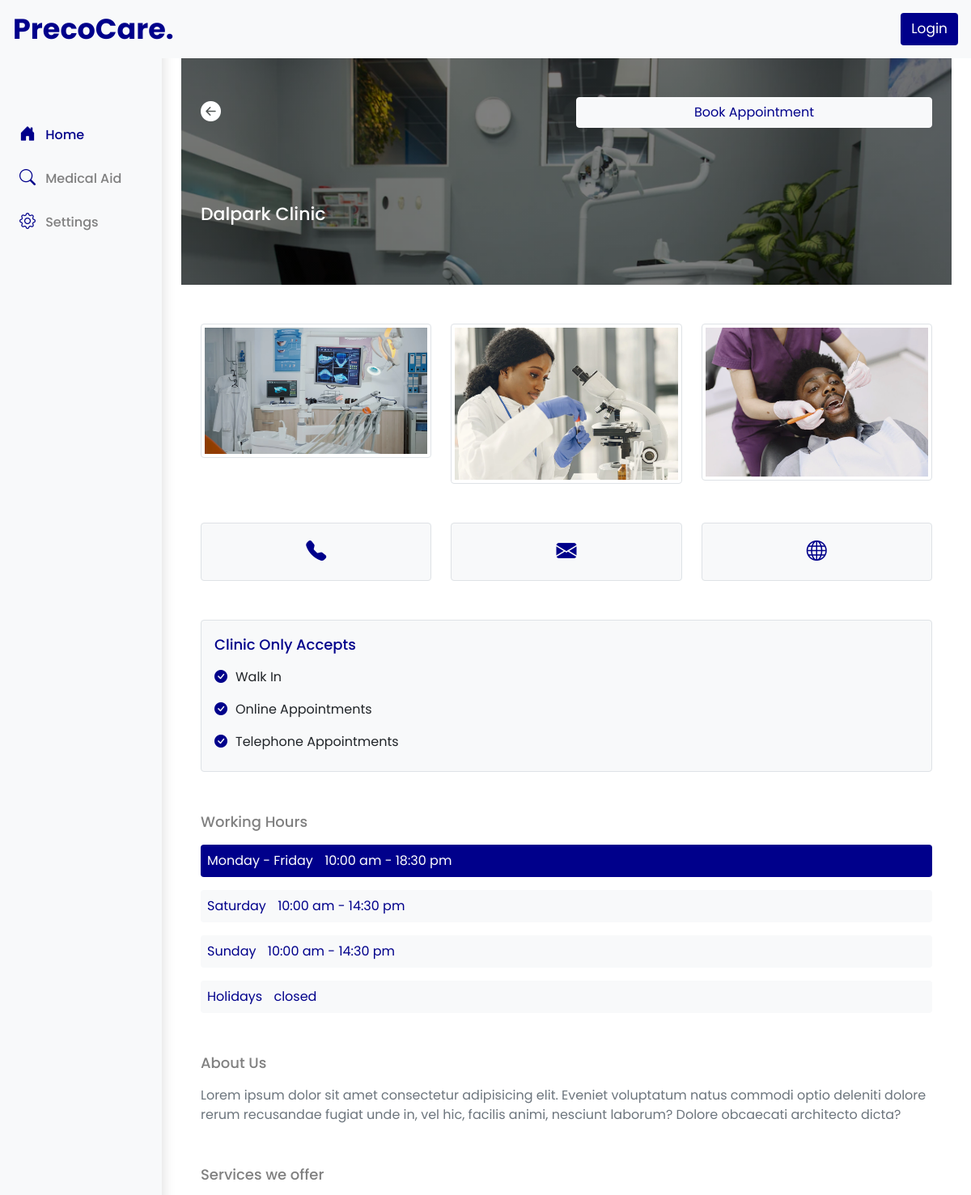
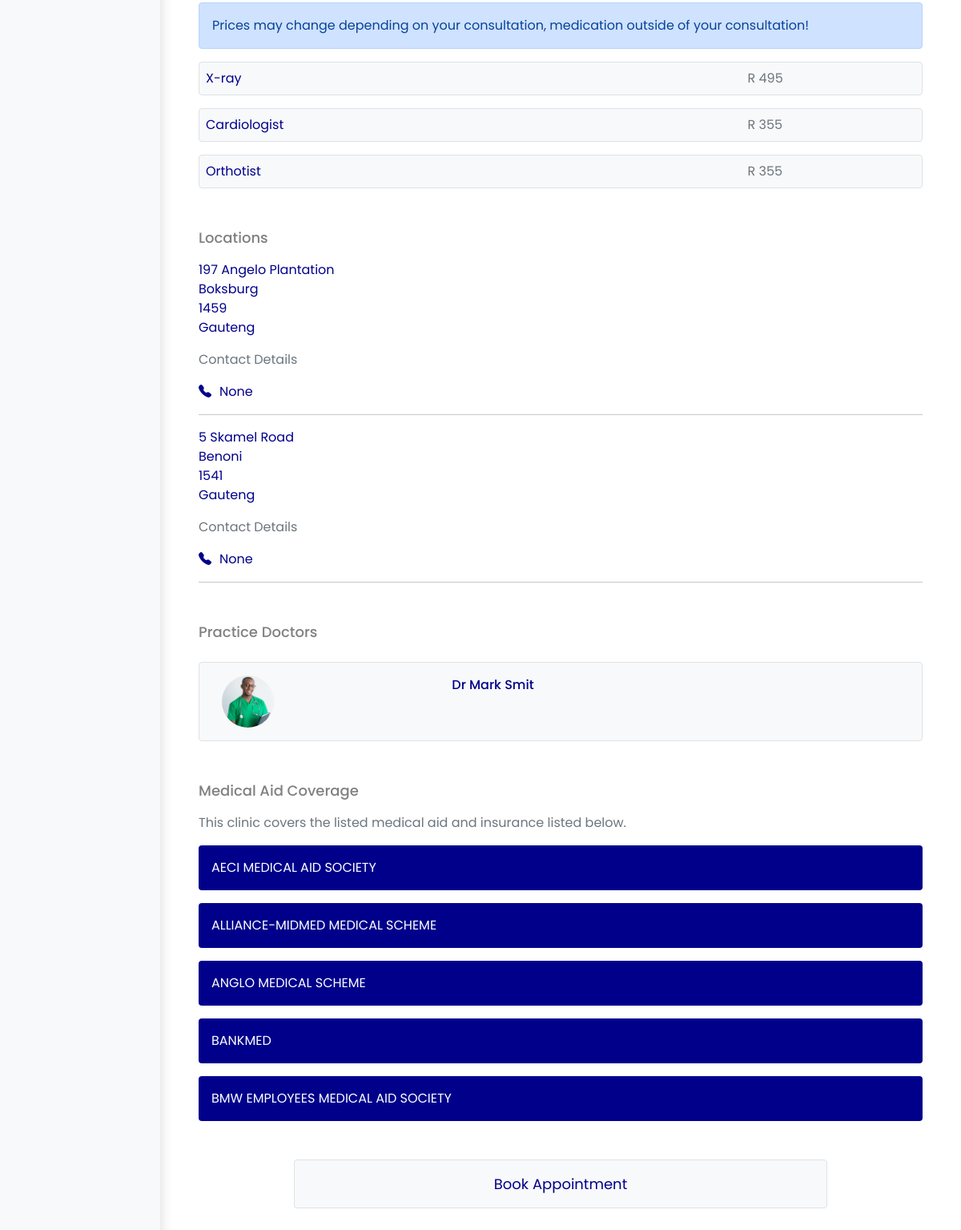
Page /clinic/2 on the committed database (2 pictures, top to bottom).
### precocare/models.py (models this page shows, shortened)
class ClinicModel(models.Model):
    user = models.ForeignKey(User,null=True, on_delete=models.CASCADE,blank=True,default=None , related_name='owner')
    clinic_name = models.CharField(max_length=500,null=True)
    contact1 = models.CharField(max_length=50,null=True)
    contact2 = models.CharField(max_length=50,null=True)
    emial = models.CharField(max_length=50,null=True)
    about_clinic = models.TextField(blank = True)
    street = models.CharField(max_length=500,null=True)
    province = models.CharField(max_length=500,null=True)
    suburb = models.CharField(max_length=500,null=True)
    zipcode = models.CharField(max_length=500,null=True)
    mon_fri_hours = models.CharField(max_length=500,null=True)
    saturday = models.CharField(max_length=500,null=True)
    sunday = models.CharField(max_length=500,null=True)
    holidays = models.CharField(max_length=500,null=True)
    clinic_type = models.CharField(max_length=100,null=True)
    clinic_doctors = models.ManyToManyField(DoctorModel,related_name="physicians",blank=True,default=None)
    clinic_admins = models.ManyToManyField(AdministratorModel,related_name="admins",default=None)
    profile_set = models.CharField(max_length=50,null=True, default='No' ,blank=True)
    clinic_status = models.CharField(max_length=200,null=True ,blank=True,default="Disabled")
    insurance_cover = models.ManyToManyField(InsuranceModel,related_name="medical_scheme",blank=True,default=None)
    date_created = models.DateTimeField(auto_now_add=True, null=True)
    hero_image = models.ImageField(null=True, blank=True,upload_to='files/clinics')
    sub_image1 = models.ImageField(null=True, blank=True,upload_to='files/clinics')
    sub_image2 = models.ImageField(null=True, blank=True,upload_to='files/clinics')
    sub_image3 = models.ImageField(null=True, blank=True,upload_to='files/clinics')
    walk_in = models.CharField(max_length=50,null=True, default='No' ,blank=True)
    online_appointments = models.CharField(max_length=50,null=True, default='No' ,blank=True)
    telephone_appointments = models.CharField(max_length=50,null=True, default='No' ,blank=True)
    website = models.CharField(max_length=1000,null=True,blank=True)

class ServiceModel(models.Model):
    clinic_id = models.ForeignKey(ClinicModel, on_delete=models.CASCADE , blank=True, related_name="service_clinic", default=None)
    service_name = models.CharField(max_length=500,null=True)
    service_fee = models.CharField(max_length=500,null=True)

class ClinicLocationsModel(models.Model):
    clinic_id = models.ForeignKey(ClinicModel, on_delete=models.CASCADE , blank=True, related_name="clinic_location", default=None)
    clinic_name = models.CharField(max_length=1000,null=True)
    province = models.CharField(max_length=1000,null=True)
    suburb = models.CharField(max_length=1000,null=True)
    street = models.CharField(max_length=1000,null=True)
    zipcode = models.CharField(max_length=1000,null=True)
    contact1 = models.CharField(max_length=50,null=True)
    contact2 = models.CharField(max_length=50,null=True)
    date_created = models.DateTimeField(auto_now_add=True, null=True)

class DoctorModel(models.Model):
    user = models.OneToOneField(User,null=True, on_delete=models.CASCADE)
    first_name = models.CharField(max_length=200,null=True)
    last_name = models.CharField(max_length=200,null=True)
    about_doctor = models.TextField(blank = True)
    registration_number = models.CharField(max_length=500,null=True)
    mobile_number = models.CharField(max_length=50,null=True)
    email = models.CharField(max_length=200,null=True)
    verified = models.CharField(max_length=100,null=True, default='No' ,blank=True)
    doctor_license = models.CharField(max_length=500,null=True,unique=True)
    profile_set = models.CharField(max_length=50,null=True, default='No' ,blank=True)
    date_created = models.DateTimeField(auto_now_add=True, null=True)
    profile_pic = models.ImageField(null=True, blank=True,upload_to='files/doctorprofile')

class InsuranceModel(models.Model):
    name = models.CharField(max_length=500,null=True)
    date_created = models.DateTimeField(auto_now_add=True, null=True)

### precocare/views.py (the view, shortened to what this page needs)
# urls.py: path('clinic/<int:clinic_id>', views.ClinicPage,name="clinic"),
def ClinicPage(request,clinic_id):
    clinic = ClinicModel.objects.get(id = clinic_id)
    doctors = clinic.clinic_doctors.all()
    services = ServiceModel.objects.filter(clinic_id = clinic_id)
    locations = ClinicLocationsModel.objects.filter(clinic_id = clinic_id)
    insurance_list = clinic.insurance_cover.all()
    context = {
        "clinic" : clinic,
        "doctors_list" : doctors,
        "services" : services,
        "locations_list" : locations,
        "insurance_list" : insurance_list
    }
    return render(request, "precocare/clinic.html",context)

### precocare/templates/precocare/clinic.html (shortened to what this page needs)
{% extends 'precocare/base.html' %}
{% block content %}
    <section>
        {% if clinic.hero_image %}
        <div class="clinic-hero" style=" background-size: cover;background-image: linear-gradient(rgba(0, 0, 0, 0.5),rgba(0, 0, 0, 0.5)), url({{clinic.hero_image.url}});">
        {% else %}
        <div class="clinic-hero">
        {% endif %}
            <div class="container pt-5">
                <div class="row">
                    <div class="col">
                        <button class="p-0 m-0" onclick="history.back()" style="border: none; background-color: transparent;">
                            <i class="bi bi-arrow-left-circle-fill" style="color: white; font-size: 25px;"></i>
                        </button>
                    </div>
                    <div class="col">
                        {% if clinic.online_appointments == 'Yes'%}
                        <button style="color: darkblue; width: 100%;" class="btn btn-light" data-bs-toggle="offcanvas" data-bs-target="#applicationform" aria-controls="applicationform">Book Appointment</button>
                        {% endif %}
                    </div>
                </div>
                <p class="clinic-name">{{clinic.clinic_name}}</p>
            </div>
        </div>
        <section class="clinic-images mt-5 container">
            <div class="row" >
                <div class="col-6 col-lg">
                    {% if  clinic.sub_image1 %}
                    <img src="{{clinic.sub_image1.url}}" class="img-thumbnail" alt="...">
                    {% else %}
                    <div class="img-container rounded"></div>
                    {% endif %}
                </div>
                <div class="col-6 col-lg">
                    {% if  clinic.sub_image2 %}
                    <img src="{{clinic.sub_image2.url}}" class="img-thumbnail" alt="...">
                    {% else %}
                    <div class="img-container rounded"></div>
                    {% endif %}
                </div>
                <div class="col-12 col-lg">
                    {% if  clinic.sub_image3 %}
                    <img src="{{clinic.sub_image3.url}}" class="img-thumbnail" alt="...">
                    {% else %}
                    <div class="img-container rounded"></div>
                    {% endif %}
                </div>
            </div>
        </section>
        <section class="mt-5">
            <div class="container">
                <div class="row gx-4">
                  <div class="col">
                    <a href="#contactdetails" style="text-decoration: none;">
                        <div class="p-2  py-3 border bg-light rounded">
                            <center>
                                <i class="bi bi-telephone-fill clinic-icons"></i>
                            </center>
                        </div>
                    </a>
                  </div>
                  <div class="col">
                    {% if clinic.emial %}
                    <a href="mailto:{{clinic.emial}}" style="text-decoration: none;">
                        <div class="p-2  py-3 border bg-light rounded">
                            <center>
                            <i class="bi bi-envelope-fill clinic-icons"></i>
                            </center>
                        </div>
                    </a>
                    {% else %}
                    <div class="p-2  py-3 border bg-light rounded">
                        <center>
                        <i class="bi bi-envelope-fill clinic-icons"></i>
                        </center>
                    </div>
                    {% endif %}
                  </div>
                  <div class="col">
                    {% if clinic.website %}
                    <a href="{{clinic.website}}" target="_blank">
                        <div class="p-2  py-3 border bg-light rounded">
                            <center>
                            <i class="bi bi-globe clinic-icons"></i>
                            </center>
                        </div>
                    </a>
                    {% else %}
                    <div class="p-2  py-3 border bg-light rounded">
                        <center>
                        <i class="bi bi-globe clinic-icons"></i>
                        </center>
                    </div>
                    {% endif %}
                  </div>
                </div>
            </div>
        </section>
        <section class="mt-5 container">
            <div class="alert border bg-light" role="alert">
                <p class="main-headings" style="color: darkblue;">Clinic Only Accepts</p>
                {% if clinic.walk_in == 'Yes'%}
                <p><i class="bi bi-check-circle-fill" style="color: darkblue; padding-right: 10px;"></i>Walk In</p>
                {% endif %}
                {% if clinic.online_appointments == 'Yes'%}
                <p><i class="bi bi-check-circle-fill" style="color: darkblue; padding-right: 10px;"></i>Online Appointments</p>
                {% endif %}
                {% if clinic.telephone_appointments == 'Yes'%}
                <p class="mb-2"><i class="bi bi-check-circle-fill" style="color: darkblue; padding-right: 10px;"></i>Telephone Appointments</p>
                {% endif %}
            </div>
        </section>
        <section class="working-hours mt-5 container">
            <p class="main-headings m-0">Working Hours</p>
            <p class="p-2 rounded text-white" style="background-color: darkblue;">Monday - Friday <span style="padding-left: 10px;;">{{clinic.mon_fri_hours}}</span></p>
            <p class="p-2 rounded bg-light" style="color: darkblue;">Saturday <span style="padding-left: 10px;;">{{clinic.saturday}}</span></p>
            <p class="p-2 rounded bg-light" style="color: darkblue;">Sunday <span style="padding-left: 10px;;">{{clinic.sunday}}</span></p>
            <p class="p-2 rounded bg-light" style="color: darkblue;">Holidays <span style="padding-left: 10px;;">{{clinic.holidays}}</span></p>
        </section>
        <section class="about-clinic mt-5 container">
            <p class="main-headings m-0">About Us</p>
            <p class="text-secondary">{{clinic.about_clinic}}</p>
        </section>
        <section class="clinic-services container mt-5">
            <p class="main-headings m-0">Services we offer</p>
            <div class="alert alert-primary" role="alert">
                Prices may change depending on your consultation, medication outside of your consultation!
            </div>
            {% for service in services%}
                <div class="row m-0 p-2 border bg-light rounded mb-3" style="color: darkblue;">
                    <div class="col p-0">
                        <p class="m-0"> {{service.service_name}}</p>
                    </div>
                    <div class="col-3 text-secondary">
                        R {{service.service_fee}}
                    </div>
                </div>
            {% endfor %}
        </section>
        <section class="clinic-location mt-5 container" id="contactdetails">
            <p class="main-headings m-0">Locations</p>
            {% for location in locations_list %}
            <p class="m-0" style="color: darkblue;">{{location.street}}</p>
            <p class="m-0" style="color: darkblue;">{{location.suburb}}</p>
            <p class="m-0" style="color: darkblue;">{{location.zipcode}}</p>
            <p style="color: darkblue;">{{location.province}}</p>
            <p class="text-secondary">Contact Details</p>
            <a href="tel:{{location.contact1}}" style="text-decoration: none;">
                <p class="m-0" style="color: darkblue;"><i class="bi bi-telephone-fill" style="color: darkblue; padding-right: 10px;"></i>{{location.contact1}}</p>
            </a>
            <hr>
            {% endfor %}
        </section>
        <section class="clinic-doctors mt-5 container">
            <p class="main-headings m-0">Practice Doctors</p>
            {% for doctor in doctors_list %}
                {% include 'partials/doctors_card.html' %}
            {% endfor %}
        </section>
        <section class="insurance mt-5 container">
            <p class="main-headings m-0">Medical Aid Coverage</p>
            <p class="text-secondary">This clinic covers the listed medical aid and insurance listed below.</p>
            {% for insurance in insurance_list %}
                {% include 'partials/insurance_card.html' %}
            {% endfor %}
        </section>
        <section class="mt-5">
            <center>
                {% if clinic.online_appointments == 'Yes'%}
                <button class="btn bg-light border py-3" style="width: 70%; color: darkblue; font-size: 18px;" type="button" data-bs-toggle="offcanvas" data-bs-target="#applicationform" aria-controls="applicationform">Book Appointment</button>
                {% endif %}
            </center>
        </section>
    </section>
{% endblock %}

### precocare/templates/partials/doctors_card.html (shortened to what this page needs)
{% if doctor.verified == "Verified" %}
<a href="{% url 'doctor' doctor.id %}" style="text-decoration: none; color: darkblue;">
    <div class="row border m-0 bg-light rounded px-2 py-3 mt-4">
        <div class="col-4 d-flex align-items-center">
            <div class="px-2">
                {% if doctor.profile_pic %}
                <img src="{{doctor.profile_pic.url}}" alt="Avatar" class="avatar">
                {% else %}
                <i class="bi bi-person-fill" style="font-size: 40px;"></i>
                {% endif %}
            </div>
        </div>
        <div class="col">
            <p class="m-0" style="font-weight: 500;">Dr {{doctor.first_name}} {{doctor.last_name}} <i class="bi bi-check-circle-fill" style="color: #1DA1F2;"></i></p>
            {% for service in doctor_service %}
            <p class="m-0 text-secondary">{{service.service_name}}</p>
            {% endfor %}
        </div>
    </div>
</a>
{% else %}
<a href="{% url 'doctor' doctor.id %}" style="text-decoration: none; color: darkblue;">
    <div class="row border m-0 bg-light rounded px-2 py-3 mt-4">
        <div class="col-4 d-flex align-items-center">
            <div class="px-2">
                {% if doctor.profile_pic %}
                <img src="{{doctor.profile_pic.url}}" alt="Avatar" class="avatar">
                {% else %}
                <i class="bi bi-person-fill" style="font-size: 40px;"></i>
                {% endif %}
            </div>
        </div>
        <div class="col">
            <p class="m-0" style="font-weight: 500;">Dr {{doctor.first_name}} {{doctor.last_name}}</p>
        </div>
    </div>
</a>
{% endif %}

### precocare/templates/partials/insurance_card.html
<p class="p-3 rounded text-white" style="background-color: darkblue;">{{insurance.name}}</p>

### static/css/main.css (style rules this page uses)
:root { --main-bg-color: pink; }

### precocare/templates/precocare/base.html (style rules this page uses)
.body-fonts { font-family: 'Poppins', sans-serif !important; }

### precocare/templates/precocare/clinic.html (style rules this page uses)
:root { --main-color: darkblue; }
.clinic-hero { height: 35vh; background-color: var(--main-color); width: 100%; object-fit: cover !important; }
.clinic-name { font-weight: 500; font-size: 22px; color: white; padding-top: 90px; }
.clinic-icons { font-size: 25px; color: var(--main-color); }
.main-headings { color: grey; font-weight: 500; font-size: 18px; margin-bottom: 15px !important; }

### precocare/templates/partials/doctors_card.html (style rules this page uses)
.avatar { vertical-align: middle; width: 65px; height: 65px; border-radius: 50%; object-fit: cover; }

### rows in the picture
ClinicModel: hero_image (picture), clinic_name "Dalpark Clinic", sub_image1 (picture), sub_image2 (picture), sub_image3 (picture), mon_fri_hours "10:00 am - 18:30 pm", saturday "10:00 am - 14:30 pm", sunday "10:00 am - 14:30 pm", holidays "closed", about_clinic "Lorem ipsum dolor sit amet consectetur adipisicing elit. Eveniet voluptatum natus commodi optio deleniti dolore rerum recusandae fugiat unde in, vel hic, facilis animi, nesciunt laborum? Dolore obcaecati architecto dicta?"
ServiceModel: service_name "X-ray", service_fee "495"
ServiceModel: service_name "Cardiologist", service_fee "355"
ServiceModel: service_name "Orthotist", service_fee "355"
ClinicLocationsModel: street "197 Angelo Plantation", suburb "Boksburg", zipcode "1459", province "Gauteng", contact1 "None"
ClinicLocationsModel: street "5 Skamel Road", suburb "Benoni", zipcode "1541", province "Gauteng", contact1 "None"
DoctorModel: profile_pic (picture), first_name "Mark", last_name "Smit"
InsuranceModel: name "AECI MEDICAL AID SOCIETY"
InsuranceModel: name "ALLIANCE-MIDMED MEDICAL SCHEME"
InsuranceModel: name "ANGLO MEDICAL SCHEME"
InsuranceModel: name "BANKMED"
InsuranceModel: name "BMW EMPLOYEES MEDICAL AID SOCIETY"
